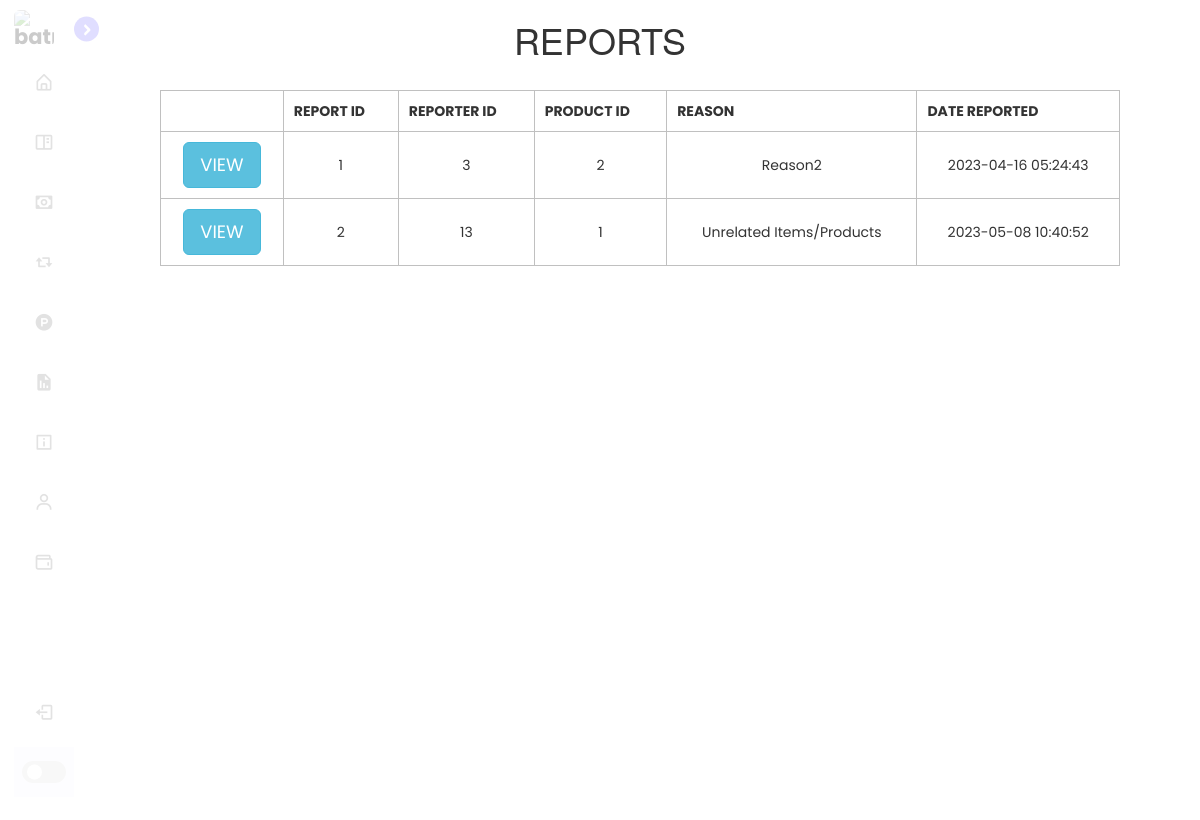
The app's page /Admin_prototype/report.php (signed in) with its own data.
### tables this page shows
CREATE TABLE `reports` (
  `report_id` int(11) NOT NULL,
  `reporter_id` int(11) NOT NULL,
  `product_id` int(11) NOT NULL,
  `reason` varchar(100) NOT NULL,
  `date_reported` datetime NOT NULL
);

### Admin_prototype/db.php (called while the page is built, shortened)
<?php
function getallreport()
{
	global $conn;
	$query = mysqli_query($conn, "SELECT * FROM `reports`");
	return $query;
}

### Admin_prototype/report.php (the view, shortened to what this page needs)
<!DOCTYPE html>
<?php
	include("db.php");
	$rec = getallreport();
?>
<html>
<head>
	<link rel="stylesheet" type="text/css" href="style.css">
	<link href='https://unpkg.com/boxicons@2.1.4/css/boxicons.min.css' rel='stylesheet'>
	<link rel="stylesheet" href="https://maxcdn.bootstrapcdn.com/font-awesome/4.7.0/css/font-awesome.min.css">
	<link rel="stylesheet" href="https://maxcdn.bootstrapcdn.com/bootstrap/3.4.1/css/bootstrap.min.css">
</head>
<body>
	<nav class="sidebar close">
		<header>
			<div class="image-text">
				<span class="image">
					<img src="batman.png" alt="batman">
				</span>
			</div>
			<i class='bx bx-chevron-right toggle'></i>
		</header>
		<div class="menu-bar">
		<div class="menu">
				<ul class="menu-links">
					<li class="nav-link">
						<a href="index.php">
							<i class='bx bx-home-alt icon'></i>
						</a>
					</li>
					<li class="nav-link">
						<a href="fish_manual.php">
							<i class='bx bx-book-content icon'></i>
						</a>
					</li>
					<li class="nav-link">
						<a href="payment.php">
							<i class='bx bx-money icon'></i>
						</a>
					</li>
					<li class="nav-link">
						<a href="post.php">
							<i class='bx bx-repost icon'></i>
						</a>
					</li>
					<li class="nav-link">
						<a href="product.php">
							<i class='bx bxl-product-hunt icon'></i>
						</a>
					</li>
					<li class="nav-link">
						<a href="report.php">
							<i class='bx bxs-report icon'></i>
						</a>
					</li>
					<li class="nav-link">
						<a href="shipping_info.php">
							<i class='bx bx-info-square icon'></i>
						</a>
					</li>
					<li class="nav-link">
						<a href="users.php">
							<i class='bx bx-user icon'></i>
						</a>
					</li>
					<li class="nav-link">
						<a href="subscription.php">
							<i class='bx bx-wallet icon'></i>
						</a>
					</li>
				</ul>
			</div>
			<div class="bottom-content">
				<li class="">
					<a href="logout.php">
						<i class='bx bx-log-out icon'></i>
					</a>
				</li>
				<li class="mode">
					<div class="toggle-switch">
							<span class="switch"></span>
					</div>
				</li>
			</div>
		</div>
	</nav>
	<table>
	<h1 style="text-align:center;">REPORTS</h1>
		<tr>
			<th></th>
			<th>REPORT ID</th>
			<th>REPORTER ID</th>
			<th>PRODUCT ID</th>
			<th>REASON</th>
			<th>DATE REPORTED</th>
		</tr>
		<?php
			while($row = mysqli_fetch_assoc($rec)){
		?>
		<tr>
			<td><button onclick="openViewModal('<?php echo $row['report_id']?>','<?php echo $row['reporter_id']?>','<?php echo $row['product_id']?>',
			'<?php echo $row['reason']?>','<?php echo $row['date_reported']?>')" class="btn btn-info btn-lg" data-toggle="modal" data-target="#myModal" >VIEW</button></td>
			<td><?php echo $row['report_id'];?></td>
			<td><?php echo $row['reporter_id'];?></td>
			<td><?php echo $row['product_id'];?></td>
			<td><?php echo $row['reason'];?></td>
			<td><?php echo $row['date_reported'];?></td>
		</tr>
		<?php
		}
	?>
	</table>
</body>
</html>

### Admin_prototype/style.css (style rules this page uses)
* { font-family: "Poppins", sans-serif; margin: 0; padding: 0; box-sizing: border-box; }
:root { --body-color: #e4e9f7; --box-color: #7289da; --hover-color: #c8e0ef; --sidebar-color: #fff; --primary-color: #695cfe; --primary-color-light: #f6f5ff; --toggle-color: #ddd; --text-color: #707070; --tran-03: all 0.2s ease; --tran-03: all 0.3s ease; --tran-04: all 0.4s ease; --tran-05: all 0.5s ease; }
body { height: 100vh; background: var(--body-color); transition: var(--tran-04); }
.sidebar.close { width: 88px; }
.sidebar .image { min-width: 60px; display: flex; align-items: center; }
.sidebar { position: fixed; top: 0; left: 0; height: 100%; width: 269px; padding: 10px 14px; background: var(--sidebar-color); transition: var(--tran-05); }
.sidebar li { height: 50px; margin-top: 10px; list-style: none; display: flex; align-items: center; }
.sidebar li .icon { min-width: 60px; font-size: 20px; display: flex; align-items: center; justify-content: center; }
.sidebar li .icon, .sidebar li .text { color: var(--text-color); transition: var(--tran-02); }
.sidebar li a { height: 100%; width: 100%; display: flex; align-items: center; text-decoration: none; border-radius: 6px; transition: var(--tran-04); }
.sidebar header { position: relative; }
.sidebar .image-text img { width: 40px; border-radius: 6px; }
.sidebar header .image-text { display: flex; align-items: center; }
.sidebar header .toggle { position: absolute; top: 50%; right: -25px; transform: translateY(-50%); height: 25px; width: 25px; background: var(--primary-color); display: flex; align-items: center; justify-content: center; border-radius: 50%; color: var(--sidebar-color); font-size: 22px; }
.sidebar .menu-bar { height: calc(100% - 50px); display: flex; flex-direction: column; justify-content: space-between; }
.menu-bar .mode { position: relative; border-radius: 6px; background: var(--primary-color-light); }
.menu-bar .mode .toggle-switch { position: absolute; right: 0; display: flex; align-items: center; justify-content: center; height: 100%; min-width: 60px; cursor: pointer; background: var(--primary-color-light); }
.toggle-switch .switch { position: relative; height: 22px; width: 44px; border-radius: 25px; background: var(--toggle-color); }
.switch::before { content: ""; position: absolute; height: 15px; width: 15px; border-radius: 50%; top: 50%; left: 5px; transform: translateY(-50%); background: var(--sidebar-color); transition: var(--tran-03); }

### Admin_prototype/report.php (style rules this page uses)
table { border-collapse: collapse; width: 80%; text-align: center; margin-top: 2rem; margin-left: 16rem; }
tr, th, td { border: 1px solid #c0c0c0; padding: 10px; }

### records on screen
reports: report_id "1", reporter "3", product "2", reason "Reason2", date_reported "2023-04-16 05:24:43"
reports: report_id "2", reporter "13", product "1", reason "Unrelated Items/Products", date_reported "2023-05-08 10:40:52"
